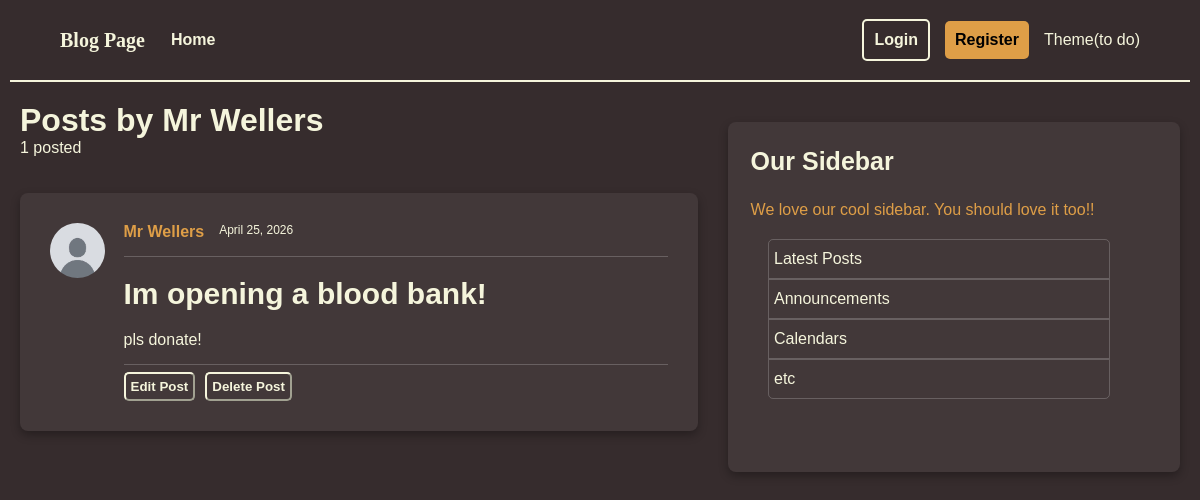
Screenshot of /users/2/posts with the database file from the repository.
### models.py (models this page shows, shortened)
class User(Base):
    __tablename__ = "users"
    id: Mapped[int] = mapped_column(Integer, primary_key=True, index=True)
    username: Mapped[str] = mapped_column(String(50), unique=True, nullable=False)
    email: Mapped[str] = mapped_column(String(120), unique=True, nullable=False)
    image_file: Mapped[str | None] = mapped_column(
        String(200),
        nullable=True,
        default=None,
    )
    posts: Mapped[list[Post]] = relationship(back_populates="author", cascade = "all, delete-orphan")

class Post(Base):
    __tablename__ = "posts"
    id: Mapped[int] = mapped_column(Integer, primary_key=True, index=True)
    title: Mapped[str] = mapped_column(String(100), nullable=False)
    content: Mapped[str] = mapped_column(Text, nullable=False)
    user_id: Mapped[int] = mapped_column(
        ForeignKey("users.id"),
        nullable=False,
        index=True,
    )
    date_posted: Mapped[datetime] = mapped_column(
        DateTime(timezone=True),
        default=lambda: datetime.now(UTC),
    )
    author: Mapped[User] = relationship(back_populates="posts")

### main.py (the view)
@app.get("/users/{user_id}/posts", include_in_schema=False)
def user_posts_page(request: Request, user_id: int, db: Annotated[Session, Depends(get_db)]):
    result = db.execute(select(models.User).where(models.User.id == user_id))
    user = result.scalars().first()
    if not user:
        raise HTTPException(
            status_code = status.HTTP_404_NOT_FOUND,
            detail = "User not found",
        )
    result = db.execute(select(models.Post).where(models.Post.user_id == user_id))
    posts = result.scalars().all()
    return template.TemplateResponse(
        request,
        "user_posts.html",
        {"posts": posts, "user": user, "title": f"{user.username}'s Posts"},
    )

### templates/user_posts.html
{% extends "layout.html" %}
{% block content %}
    <h1 class="posts_by">Posts by {{ user.username }}</h1>
    <p class="num_of_posts">{{ posts|length }} posted</p>
    {% for post in posts %}
        <div class="container">
            <div class="full_post">
                <img class="profile_pic" src="{{ post.author.image_path }}" alt="A profile picture of {{ post.author.username }}">
                <div class="post-content">
                <div class="author-and-date">
                    <a class="author" href="#">{{ post.author.username }}</a>
                    <small class="date_posted">{{ post.date_posted.strftime('%B %d, %Y') }}</small>
                </div>
                <hr class="post-line">
                <h2>
                <a class="title" href="#">{{ post.title }}</a>
                </h2>
                <p class="content">{{ post.content }}</p>
                <hr class="post-line">
                <div class="post-buttons">
                    <button id="edit-button">Edit Post</button>
                    <button id="delete-button">Delete Post</button>
                </div>
            </div>
            </div>
        </div>
    {% else %}
        <p class="no_posts">No posts by this user yet</p>
    {% endfor %}
{% endblock content %}

### static/style.css (style rules this page uses)
body { background-color: rgb(54, 44, 45); color: beige; margin: 0%; font-family: sans-serif; }
a { border-radius: 5px; }
.container { background-color: rgb(66, 56, 57); border-radius: 8px; margin-top: 20px; margin-bottom: 20px; padding: 30px; display: flex; flex-direction: column; box-shadow: 0 4px 10px rgba(0,0,0,0.3); max-width: 800px; }
.full_post { display: flex; flex-direction: row; }
.post-content { display: flex; flex-direction: column; flex-grow: 1; }
.author { color: rgb(222, 158, 71); font-size: 16px; font-weight: bold; text-decoration: none; margin-right: 15px; }
.title { color: beige; text-decoration: none; font-size: 30px; margin-top: 0; margin-bottom: 5px; }
.content { color: beige; margin: 0; inline-size: 100%; word-break: break-word; overflow-wrap: break-word; }
.author-and-date { display: flex; flex-direction: row; font-size: 0.9rem; }
.post-line { border: 0; border-top: 1px solid rgba(255, 255, 255, 0.2); margin: 15px 0 0 0; width: 100%; }
.post-buttons { margin-top: 7px; display: flex; flex-direction: row; }
.post-buttons button { padding: 5px; margin-right: 10px; border-radius: 5px; background-color: transparent; font-weight: bold; }
#edit-button { color: beige; border-color: beige; }
#delete-button { color: beige; border-color: beige; }
.profile_pic { width: 55px; height: 55px; border-radius: 30px; margin-right: 3%; }
.posts_by { margin: 0; }
.num_of_posts { margin-top: 0; }

### rows the page displays
User: username "Mr Wellers"
Post: author.username "Mr Wellers", date_posted "April 25, 2026", title "Im opening a blood bank!", content "pls donate!"

### other values shown
{{ posts|length }} "1"
